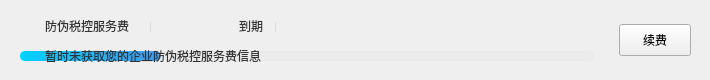
       <widget class="QWidget" name="ServiceFeeWidget" native="true">
        <property name="geometry">
         <rect>
          <x>20</x>
          <y>140</y>
          <width>710</width>
          <height>80</height>
         </rect>
        </property>
        <property name="sizePolicy">
         <sizepolicy hsizetype="Fixed" vsizetype="Fixed">
          <horstretch>0</horstretch>
          <verstretch>0</verstretch>
         </sizepolicy>
        </property>
        <property name="minimumSize">
         <size>
          <width>710</width>
          <height>80</height>
         </size>
        </property>
        <property name="maximumSize">
         <size>
          <width>710</width>
          <height>80</height>
         </size>
        </property>
        <property name="styleSheet">
         <string notr="true">QWidget#ServiceFeeWidget{background-color: rgb(252, 252, 252);border:1px solid rgba(235,235,235,1);
border-radius:10px;}</string>
        </property>
        <widget class="QPushButton" name="ServiceFeeButton">
         <property name="geometry">
          <rect>
           <x>619</x>
           <y>24</y>
           <width>72</width>
           <height>32</height>
          </rect>
         </property>
         <property name="sizePolicy">
          <sizepolicy hsizetype="Fixed" vsizetype="Fixed">
           <horstretch>0</horstretch>
           <verstretch>0</verstretch>
          </sizepolicy>
         </property>
         <property name="minimumSize">
          <size>
           <width>72</width>
           <height>32</height>
          </size>
         </property>
         <property name="maximumSize">
          <size>
           <width>72</width>
           <height>32</height>
          </size>
         </property>
         <property name="styleSheet">
          <string notr="true">QPushButton{background-color:qlineargradient(spread:pad, x1:0, y1:0, x2:1, y2:0, stop:0 rgba(2, 164, 253, 1), stop:1 rgba(31, 139, 237, 1));border-radius:4px;font: 14px &quot;微软雅黑&quot;;color:rgba(255, 255, 255, 1);}
			QPushButton:hover,pressed{ background-color: qlineargradient(spread:pad, x1:0, y1:0, x2:0, y2:1, stop:0 rgba(40, 178, 253, 1),stop:1 rgba(64, 156, 240, 1));
		  border-radius:4px;font: 14px &quot;微软雅黑&quot;;color:rgba(255, 255, 255, 1);}
QPushButton:disabled{ background-color:rgba(200,200,200,1);border-radius:4px;};</string>
         </property>
         <property name="text">
          <string>续费</string>
         </property>
        </widget>
        <widget class="QLabel" name="labelExpired">
         <property name="geometry">
          <rect>
           <x>20</x>
           <y>19</y>
           <width>16</width>
           <height>16</height>
          </rect>
         </property>
         <property name="sizePolicy">
          <sizepolicy hsizetype="Fixed" vsizetype="Fixed">
           <horstretch>0</horstretch>
           <verstretch>0</verstretch>
          </sizepolicy>
         </property>
         <property name="minimumSize">
          <size>
           <width>16</width>
           <height>16</height>
          </size>
         </property>
         <property name="maximumSize">
          <size>
           <width>16</width>
           <height>16</height>
          </size>
         </property>
         <property name="styleSheet">
          <string notr="true">border-image: url(:/EntCenterWidget/image/expired.png);</string>
         </property>
         <property name="text">
          <string/>
         </property>
        </widget>
        <widget class="QLabel" name="label_3">
         <property name="geometry">
          <rect>
           <x>45</x>
           <y>18</y>
           <width>97</width>
           <height>16</height>
          </rect>
         </property>
         <property name="sizePolicy">
          <sizepolicy hsizetype="Fixed" vsizetype="Fixed">
           <horstretch>0</horstretch>
           <verstretch>0</verstretch>
          </sizepolicy>
         </property>
         <property name="minimumSize">
          <size>
           <width>97</width>
           <height>16</height>
          </size>
         </property>
         <property name="maximumSize">
          <size>
           <width>97</width>
           <height>16</height>
          </size>
         </property>
         <property name="styleSheet">
          <string notr="true">font: 14px &quot;微软雅黑&quot;;
color:#333333;</string>
         </property>
         <property name="text">
          <string>防伪税控服务费</string>
         </property>
        </widget>
        <widget class="QLabel" name="label_4">
         <property name="geometry">
          <rect>
           <x>150</x>
           <y>22</y>
           <width>1</width>
           <height>10</height>
          </rect>
         </property>
         <property name="sizePolicy">
          <sizepolicy hsizetype="Fixed" vsizetype="Fixed">
           <horstretch>0</horstretch>
           <verstretch>0</verstretch>
          </sizepolicy>
         </property>
         <property name="minimumSize">
          <size>
           <width>1</width>
           <height>10</height>
          </size>
         </property>
         <property name="maximumSize">
          <size>
           <width>1</width>
           <height>10</height>
          </size>
         </property>
         <property name="styleSheet">
          <string notr="true">background-color: rgb(222, 222, 222);</string>
         </property>
         <property name="text">
          <string/>
         </property>
        </widget>
        <widget class="QLabel" name="labelFeeTime">
         <property name="geometry">
          <rect>
           <x>160</x>
           <y>19</y>
           <width>77</width>
           <height>14</height>
          </rect>
         </property>
         <property name="sizePolicy">
          <sizepolicy hsizetype="Fixed" vsizetype="Fixed">
           <horstretch>0</horstretch>
           <verstretch>0</verstretch>
          </sizepolicy>
         </property>
         <property name="minimumSize">
          <size>
           <width>77</width>
           <height>14</height>
          </size>
         </property>
         <property name="maximumSize">
          <size>
           <width>77</width>
           <height>14</height>
          </size>
         </property>
         <property name="styleSheet">
          <string notr="true">font: 14px &quot;微软雅黑&quot;;
color:#333333;</string>
         </property>
         <property name="text">
          <string/>
         </property>
        </widget>
        <widget class="QLabel" name="labelFeeTime_2">
         <property name="geometry">
          <rect>
           <x>239</x>
           <y>19</y>
           <width>30</width>
           <height>14</height>
          </rect>
         </property>
         <property name="sizePolicy">
          <sizepolicy hsizetype="Fixed" vsizetype="Fixed">
           <horstretch>0</horstretch>
           <verstretch>0</verstretch>
          </sizepolicy>
         </property>
         <property name="minimumSize">
          <size>
           <width>30</width>
           <height>14</height>
          </size>
         </property>
         <property name="maximumSize">
          <size>
           <width>30</width>
           <height>14</height>
          </size>
         </property>
         <property name="styleSheet">
          <string notr="true">font: 14px &quot;微软雅黑&quot;;
color:#333333;</string>
         </property>
         <property name="text">
          <string>到期</string>
         </property>
        </widget>
        <widget class="QLabel" name="label_5">
         <property name="geometry">
          <rect>
           <x>275</x>
           <y>22</y>
           <width>1</width>
           <height>10</height>
          </rect>
         </property>
         <property name="sizePolicy">
          <sizepolicy hsizetype="Fixed" vsizetype="Fixed">
           <horstretch>0</horstretch>
           <verstretch>0</verstretch>
          </sizepolicy>
         </property>
         <property name="minimumSize">
          <size>
           <width>1</width>
           <height>10</height>
          </size>
         </property>
         <property name="maximumSize">
          <size>
           <width>1</width>
           <height>10</height>
          </size>
         </property>
         <property name="styleSheet">
          <string notr="true">background-color: rgb(222, 222, 222);</string>
         </property>
         <property name="text">
          <string/>
         </property>
        </widget>
        <widget class="QLabel" name="labelDays">
         <property name="geometry">
          <rect>
           <x>285</x>
           <y>15</y>
           <width>231</width>
           <height>14</height>
          </rect>
         </property>
         <property name="sizePolicy">
          <sizepolicy hsizetype="Preferred" vsizetype="Preferred">
           <horstretch>0</horstretch>
           <verstretch>0</verstretch>
          </sizepolicy>
         </property>
         <property name="minimumSize">
          <size>
           <width>30</width>
           <height>14</height>
          </size>
         </property>
         <property name="maximumSize">
          <size>
           <width>3000</width>
           <height>140</height>
          </size>
         </property>
         <property name="styleSheet">
          <string notr="true">font: 14px &quot;微软雅黑&quot;;
color:#333333;</string>
         </property>
         <property name="text">
          <string/>
         </property>
        </widget>
        <widget class="QProgressBar" name="progressBar">
         <property name="geometry">
          <rect>
           <x>20</x>
           <y>51</y>
           <width>574</width>
           <height>10</height>
          </rect>
         </property>
         <property name="sizePolicy">
          <sizepolicy hsizetype="Fixed" vsizetype="Fixed">
           <horstretch>0</horstretch>
           <verstretch>0</verstretch>
          </sizepolicy>
         </property>
         <property name="minimumSize">
          <size>
           <width>574</width>
           <height>10</height>
          </size>
         </property>
         <property name="maximumSize">
          <size>
           <width>574</width>
           <height>10</height>
          </size>
         </property>
         <property name="styleSheet">
          <string notr="true">QProgressBar {border:0px;border-radius:5px; background-color:#ebebeb;}
QProgressBar::chunk{border:0px;border-radius:5px;background-color: qlineargradient(spread:pad, x1:0, y1:0, x2:1, y2:0, stop:0 #02D1FD, stop:1 #419AEF);}
QProgressBar {border:0px;border-radius:5px;text-align: center;}</string>
         </property>
         <property name="maximum">
          <number>365</number>
         </property>
         <property name="value">
          <number>90</number>
         </property>
         <property name="textVisible">
          <bool>false</bool>
         </property>
         <property name="textDirection">
          <enum>QProgressBar::TopToBottom</enum>
         </property>
        </widget>
        <widget class="QLabel" name="labelNoServerFee">
         <property name="geometry">
          <rect>
           <x>45</x>
           <y>48</y>
           <width>251</width>
           <height>16</height>
          </rect>
         </property>
         <property name="styleSheet">
          <string notr="true">font: 14px &quot;微软雅黑&quot;;
color:#333333;</string>
         </property>
         <property name="text">
          <string>暂时未获取您的企业防伪税控服务费信息</string>
         </property>
        </widget>
       </widget>
